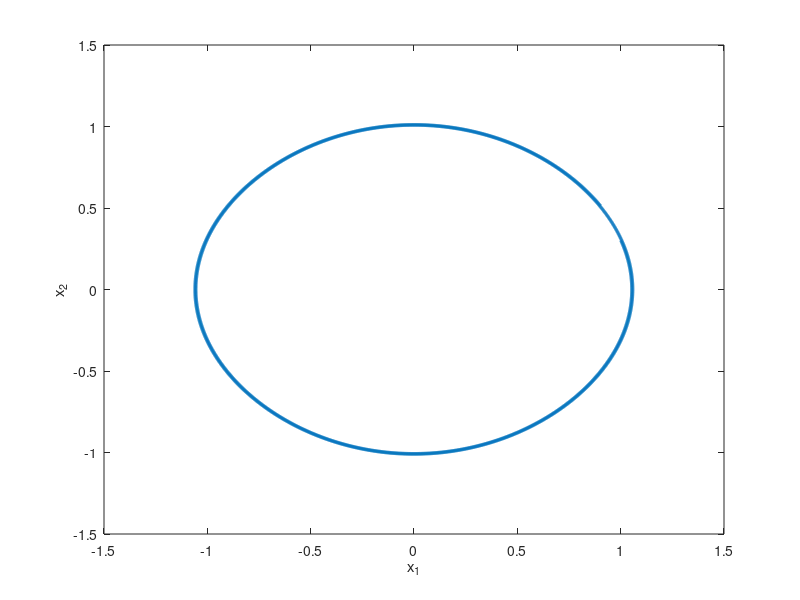
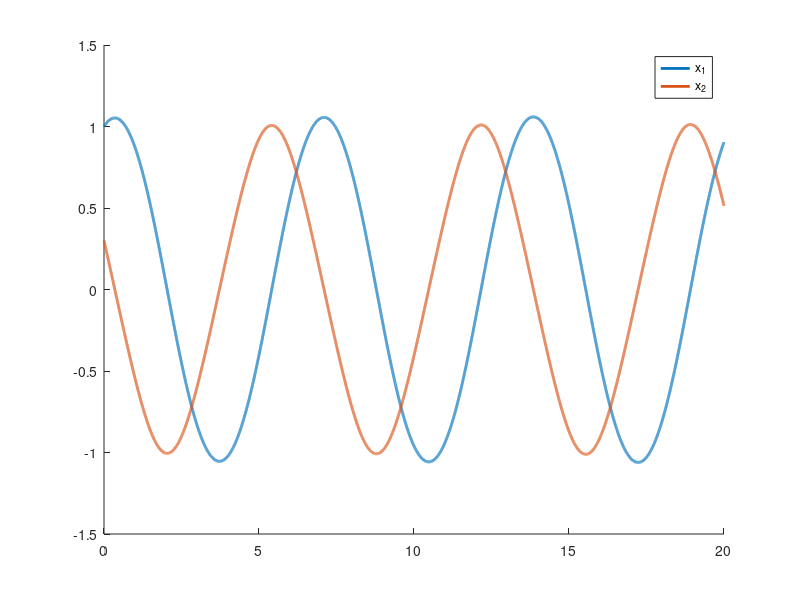
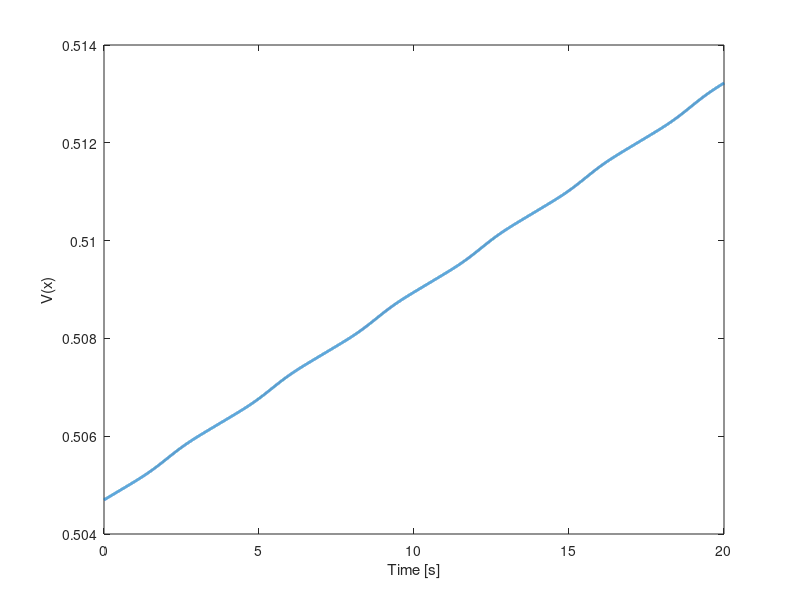

MATLAB code to generate these figures, in order:
clear
clc

y0 = [1 0.3]'; % C.I. [ x, dx, th, dth]

%simulation parameters
t0 = 0;
st = 1e-3;
tfinal= 20;

% Parameters

a = 1;
b = 0.5;

% Pendulum Dynamics

f_1 = @(x) x(2);
f_2 = @(x) -a*sin(x(1));
%f_2 = @(x) -a*sin(x(1)) -b*x(2);

F = @(x) [f_1(x) ; f_2(x)] ;

V = @(x) a*(1 - cos(x(1))) + 0.5*x(2)^2;

%solve
% made it to solve yp = F(t,y)
% with ic y(t0) = y

y = y0;
yout = y;
Vout = V(y);

for t = t0: st: tfinal-st
    %% Euler
        s = F(y);
        y = y + st*s;
        
        yout = [yout y];
        Vout = [Vout V(y)];
end

out.x = yout;
out.V = Vout;

% Plot

close all

fSize=18;

widthFig = 6;
heigthFig = 4;

colors =   {"#0072BD";
            "#D95319";
            "#EDB120";
            "#7E2F8E";
            "#77AC30";
            "#4DBEEE";
            "#A2142F"};

t = (0:st:tfinal)';

%------------------------------------------------------------
figPPortrait = figure('units','inch','Position',[0.5,0.5,widthFig,heigthFig]);
plot(out.x(1,:),out.x(2,:),'LineWidth',2,'LineStyle','-','Color',colors{1})
xlabel('x_1')
ylabel('x_2')
%------------------------------------------------------------
figTra = figure('units','inch','Position',[6.8,0.5,widthFig,heigthFig]);

hold on
plot(t,out.x(1,:),'LineWidth',2,'LineStyle','-','Color',colors{1})
plot(t,out.x(2,:),'LineWidth',2,'LineStyle','-','Color',colors{2})
hold off
legend('x_1','x_2')
%------------------------------------------------------------
figV = figure('units','inch','Position',[13,0.5,widthFig,heigthFig]);

plot(t,out.V,'LineWidth',2,'LineStyle','-','Color',colors{1})
xlabel('Time [s]')
ylabel('V(x)')

%------------------------------------------------------------
%------------------------------------------------------------
%exportgraphics(figPPortrait,'PPortrait.pdf','ContentType','vector')

disp('Plotted!!')

% clearvars  -except out st

